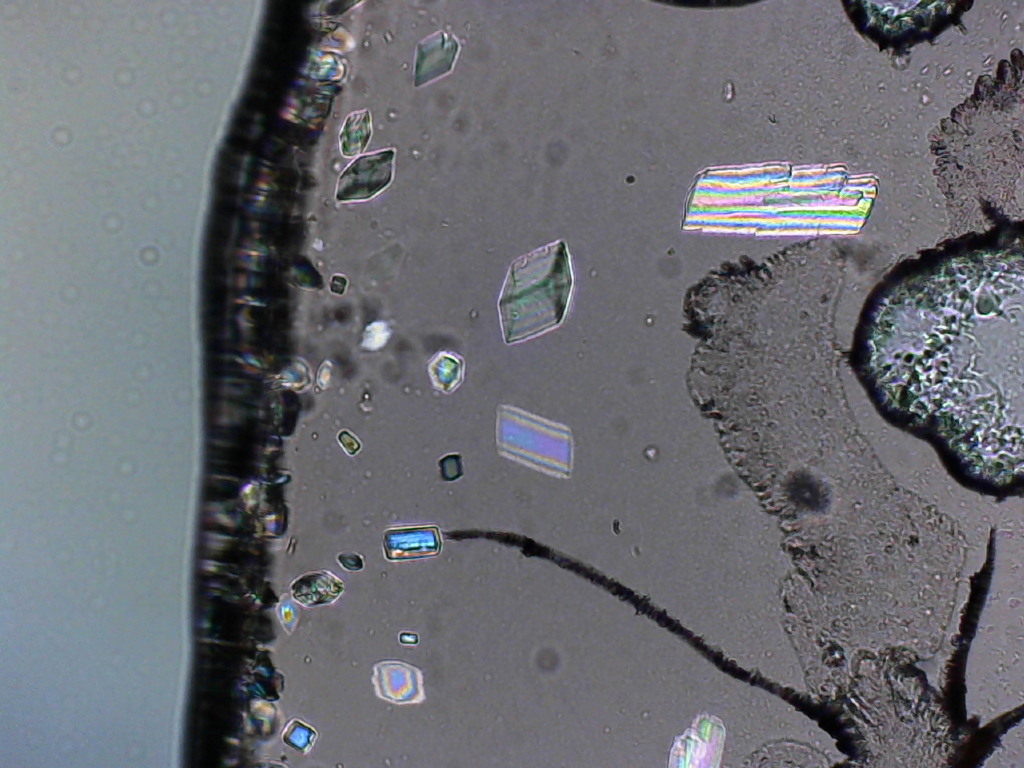
#> input picture python/ce_scope/tutorials/polarized_meat.jpg, 2048 x 1536 px, given in place of the camera (shown at 1/2 size)
$ python blobs_track.py
#> lines starting #> are read from the running program, lines starting #| are printed output that depends on the picture; after the words box and inside, x2 and y2 are one past the last pixel; in counts of white or black regions, pixels touching at a corner belong together
### python/ce_scope/tutorials/tracker.py
# tracker based on https://pyimagesearch.com/2018/07/23/simple-object-tracking-with-opencv/

# import the necessary packages
from scipy.spatial import distance as dist
from collections import OrderedDict
import numpy as np

class CentroidTracker():
	def __init__(self, maxDisappeared=50):
		# initialize the next unique object ID along with two ordered
		# dictionaries used to keep track of mapping a given object
		# ID to its centroid and number of consecutive frames it has
		# been marked as "disappeared", respectively
		self.nextObjectID = 0
		self.objects = OrderedDict()
		self.disappeared = OrderedDict()
		# store the number of maximum consecutive frames a given
		# object is allowed to be marked as "disappeared" until we
		# need to deregister the object from tracking
		self.maxDisappeared = maxDisappeared

	def register(self, centroid):
		# when registering an object we use the next available object
		# ID to store the centroid
		self.objects[self.nextObjectID] = centroid
		self.disappeared[self.nextObjectID] = 0
		self.nextObjectID += 1

	# [5 lines left out: function deregister, not called in this run]

	def update(self, rects):
		# check to see if the list of input bounding box rectangles
		# is empty
		if len(rects) == 0:
			# loop over any existing tracked objects and mark them
			# as disappeared
			for objectID in list(self.disappeared.keys()):
				self.disappeared[objectID] += 1

				# if we have reached a maximum number of consecutive
				# frames where a given object has been marked as
				# missing, deregister it
				if self.disappeared[objectID] > self.maxDisappeared:
					self.deregister(objectID)

			# return early as there are no centroids or tracking info
			# to update
			return self.objects

		# initialize an array of input centroids for the current frame
		inputCentroids = np.zeros((len(rects), 2), dtype="int")

		# loop over the bounding box rectangles
		for (i, (startX, startY, endX, endY)) in enumerate(rects):
			# use the bounding box coordinates to derive the centroid
			cX = int(startX + endX / 2.0)
			cY = int(startY + endY / 2.0)
			inputCentroids[i] = (cX, cY)

		# if we are currently not tracking any objects take the input
		# centroids and register each of them
		if len(self.objects) == 0:
			for i in range(0, len(inputCentroids)):
				self.register(inputCentroids[i])

        # otherwise, are are currently tracking objects so we need to
		# try to match the input centroids to existing object
		# centroids
		else:
			# grab the set of object IDs and corresponding centroids
			objectIDs = list(self.objects.keys())
			objectCentroids = list(self.objects.values())

			# compute the distance between each pair of object
			# centroids and input centroids, respectively -- our
			# goal will be to match an input centroid to an existing
			# object centroid
			D = dist.cdist(np.array(objectCentroids), inputCentroids)

			# in order to perform this matching we must (1) find the
			# smallest value in each row and then (2) sort the row
			# indexes based on their minimum values so that the row
			# with the smallest value is at the *front* of the index
			# list
			rows = D.min(axis=1).argsort()

			# next, we perform a similar process on the columns by
			# finding the smallest value in each column and then
			# sorting using the previously computed row index list
			cols = D.argmin(axis=1)[rows]

			# in order to determine if we need to update, register,
			# or deregister an object we need to keep track of which
			# of the rows and column indexes we have already examined
			usedRows = set()
			usedCols = set()

			# loop over the combination of the (row, column) index
			# tuples
			for (row, col) in zip(rows, cols):
				# if we have already examined either the row or
				# column value before, ignore it
				# val
				if row in usedRows or col in usedCols:
					continue

				# otherwise, grab the object ID for the current row,
				# set its new centroid, and reset the disappeared
				# counter
				objectID = objectIDs[row]
				self.objects[objectID] = inputCentroids[col]
				self.disappeared[objectID] = 0

				# indicate that we have examined each of the row and
				# column indexes, respectively
				usedRows.add(row)
				usedCols.add(col)

			# compute both the row and column index we have NOT yet
			# examined
			unusedRows = set(range(0, D.shape[0])).difference(usedRows)
			unusedCols = set(range(0, D.shape[1])).difference(usedCols)

			# in the event that the number of object centroids is
			# equal or greater than the number of input centroids
			# we need to check and see if some of these objects have
			# potentially disappeared
			if D.shape[0] >= D.shape[1]:
				# loop over the unused row indexes
				for row in unusedRows:
					# grab the object ID for the corresponding row
					# index and increment the disappeared counter
					objectID = objectIDs[row]
					self.disappeared[objectID] += 1

					# check to see if the number of consecutive
					# frames the object has been marked "disappeared"
					# for warrants deregistering the object
					if self.disappeared[objectID] > self.maxDisappeared:
						self.deregister(objectID)

			# otherwise, if the number of input centroids is greater
			# than the number of existing object centroids we need to
			# register each new input centroid as a trackable object
			else:
				for col in unusedCols:
					self.register(inputCentroids[col])

		# return the set of trackable objects
		return self.objects

### python/ce_scope/tutorials/blobs_track.py
import numpy as np
import cv2
from tracker import CentroidTracker

# trackeo
ct = CentroidTracker()
(H, W) = (640, 480)

# cámara
cap = cv2.VideoCapture(2)
kernel = np.ones((2,2),np.uint8)

while(True):
    # Capture frame-by-frame
    ret, frame = cap.read()
#> frame is the input picture: shape (1536, 2048, 3); mean B, G, R 113.5, 107.8, 105.8

    # Our operations on the frame come here
    gray = cv2.cvtColor(frame, cv2.COLOR_BGR2GRAY)
    gray = cv2.GaussianBlur(gray, (7, 7), 0)
    gray= cv2.medianBlur(gray, 3)   #to remove salt and paper noise
    gray = 255-gray
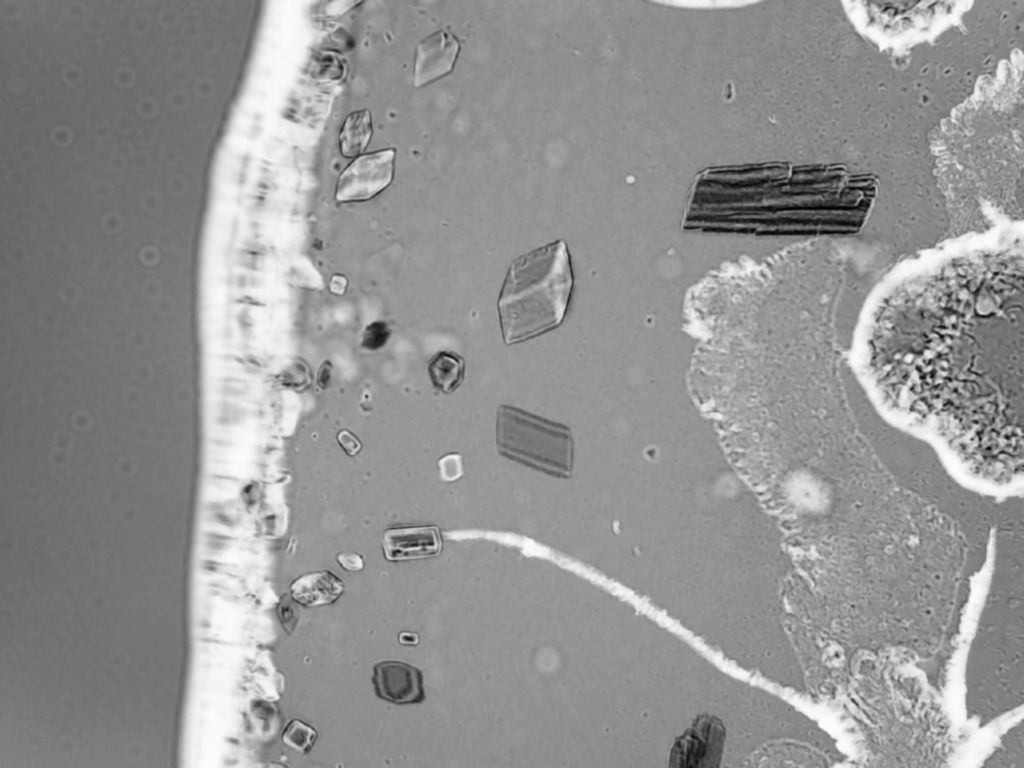
#> gray: shape (1536, 2048) (shown at 1/2 size); min 2, max 252, mean 147.2
    #to binary
    ret,thresh = cv2.threshold(gray,128,255,0)  #to detect white objects
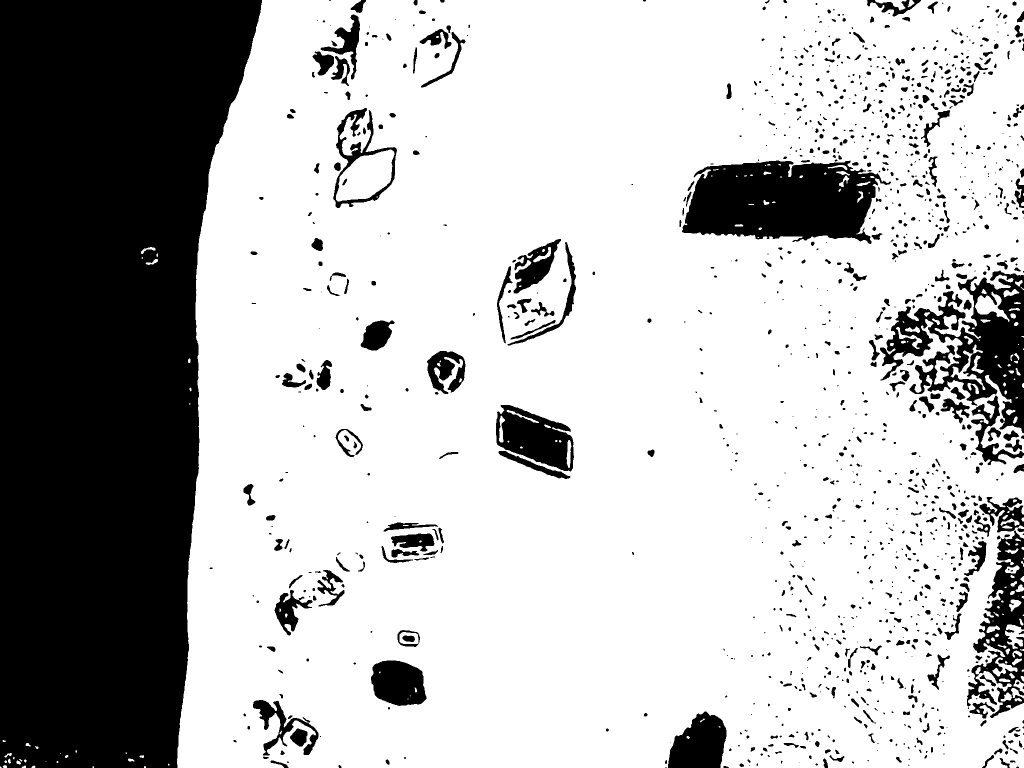
#> thresh: shape (1536, 2048) (shown at 1/2 size); 72.5% white; 1280 black regions (540 under 20 px), largest, box (x1, y1, x2, y2) and area: (0, 0, 524, 1536) 623517, (1364, 321, 1782, 488) 50303, (1760, 541, 2048, 867) 37442
    #to get outer boundery only
    thresh = cv2.morphologyEx(thresh, cv2.MORPH_GRADIENT, kernel)
#> thresh: shape (1536, 2048); 2.3% white in thin lines or dots
    #to strength week pixels
    thresh = cv2.dilate(thresh,kernel,iterations = 5)
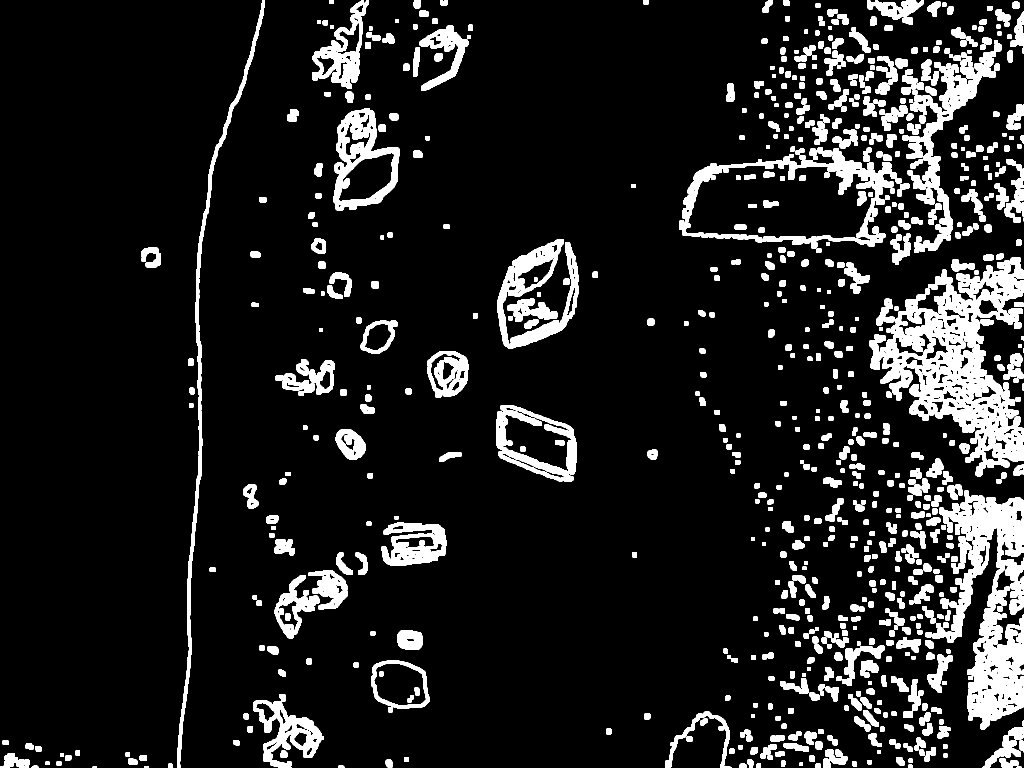
#> thresh: shape (1536, 2048) (shown at 1/2 size); 12% white; 776 white regions (2 under 20 px)

    #
    contours,hierarchy = cv2.findContours(thresh, cv2.RETR_EXTERNAL, cv2.CHAIN_APPROX_NONE)
#> contours = 754 contours, 3 with area under 20; largest, box (x1, y1, x2, y2) and area: (1738, 515, 2048, 953) 63684, (1359, 296, 1803, 498) 60148, (1865, 981, 2048, 1459) 41621, (666, 216, 800, 422) 18450, (992, 810, 1154, 964) 17688
    #contours, _ = cv2.findContours(thresh, cv2.RETR_LIST, cv2.CHAIN_APPROX_SIMPLE)

    for k,c in enumerate(contours):
        rect = cv2.boundingRect(c)
    #    if rect[2] < 100 or rect[3] < 100: continue
    #    #print cv2.contourArea(c)
        x,y,w,h = rect
        cv2.rectangle(frame,(x,y),(x+w,y+h),(0,255,255),1)
#> this loop made 754 passes
#> (x, y, w, h) on passes 1 to 3: (2032, 1533, 12, 3), (288, 1532, 10, 4), (185, 1532, 9, 4)
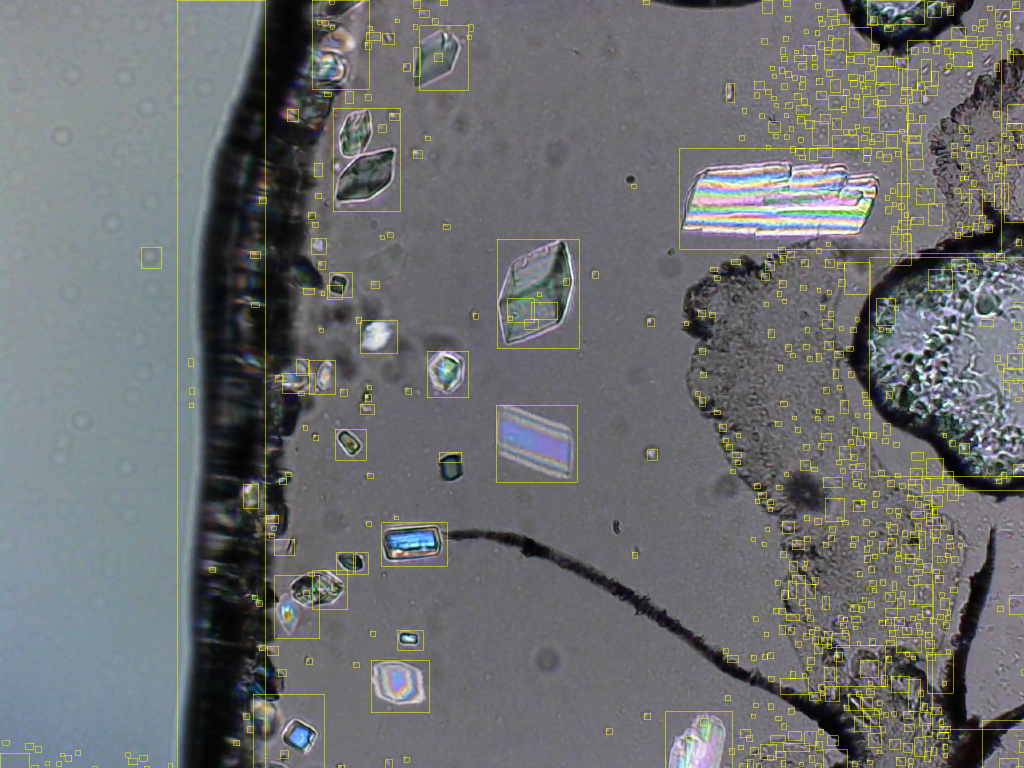
#> frame: shape (1536, 2048, 3) (shown at 1/2 size); 1.84% of pixels changed, all inside (x1, y1, x2, y2) = (0, 0, 2048, 1536)
    #    cv2.putText(frame,'{}'.format(k),(x+w+10,y+h),0,0.3,(0,255,0))

    rects = [cv2.boundingRect(c) for c in contours]
#> rects = 754 items, first 6: (2032, 1533, 12, 3), (288, 1532, 10, 4), (185, 1532, 9, 4), (63, 1531, 14, 5), (677, 1530, 12, 6), (1817, 1529, 8, 7)
    objects = ct.update(rects)
#> in update, `inputCentroids = np.zeros((len(rects), 2), dtype="int")`: inputCentroids = 754 pairs, first value 0 to 0, second value 0 to 0
#> the loop in update, `for (i, (startX, startY, endX, endY)) in enumerate(rects):` made 754 passes
#> (startX, startY, endX, endY, cX, cY) on passes 1 to 3: (2032, 1533, 12, 3, 2038, 1534), (288, 1532, 10, 4, 293, 1534), (185, 1532, 9, 4, 189, 1534)
#> after the loop in update, `for (i, (startX, startY, endX, endY)) in enumerate(rects):`: inputCentroids = 754 pairs, first value 11 to 2047, second value 4 to 1534
#> objects = 754 items

	# loop over the tracked objects
    for (objectID, centroid) in objects.items():
		# draw both the ID of the object and the centroid of the
		# object on the output frame
        text = "ID {}".format(objectID)
        cv2.putText(frame, text, (centroid[0] - 10, centroid[1] - 10),
            cv2.FONT_HERSHEY_SIMPLEX, 0.5, (0, 255, 0), 2)
        cv2.circle(frame, (centroid[0], centroid[1]),2, (0, 255, 0), -1)
#> this loop made 754 passes
#> (centroid, text) on passes 1 to 3: ([2038, 1534], 'ID 0'), ([293, 1534], 'ID 1'), ([189, 1534], 'ID 2')
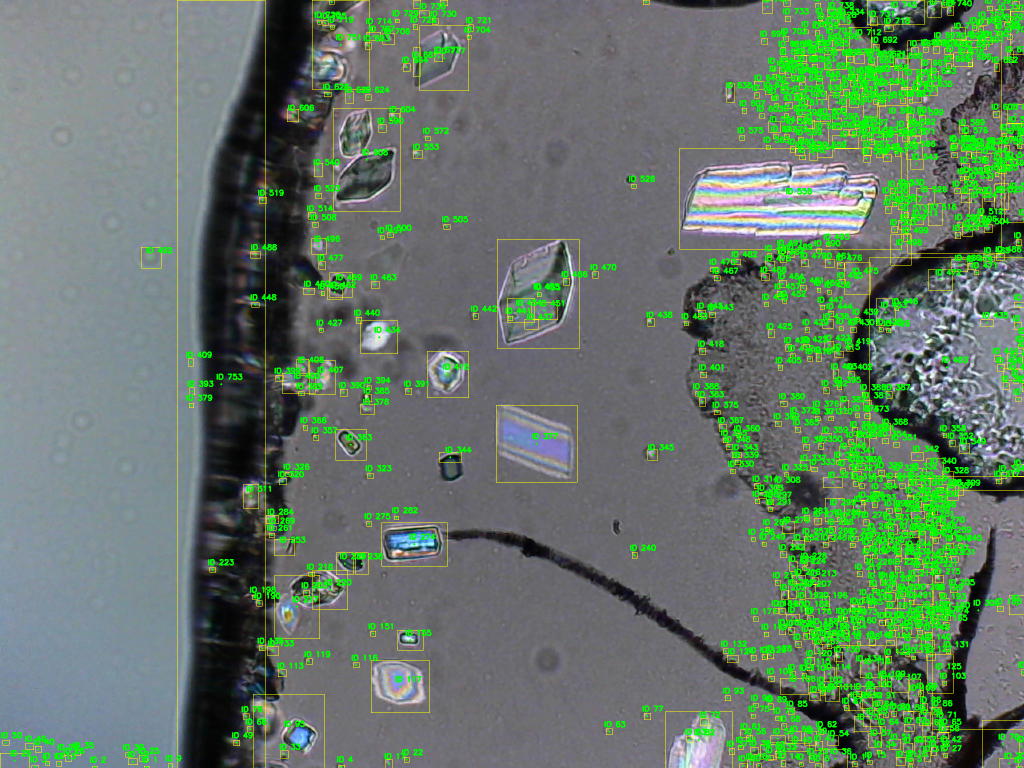
#> frame: shape (1536, 2048, 3) (shown at 1/2 size); 7.44% of pixels changed, all inside (x1, y1, x2, y2) = (2, 0, 2048, 1536)


    # Display the resulting frame
    cv2.imshow('frame',frame)
    if cv2.waitKey(1) & 0xFF == ord('q'):
#> (key q is pressed here)
        break

# When everything done, release the capture
cap.release()
cv2.destroyAllWindows()
